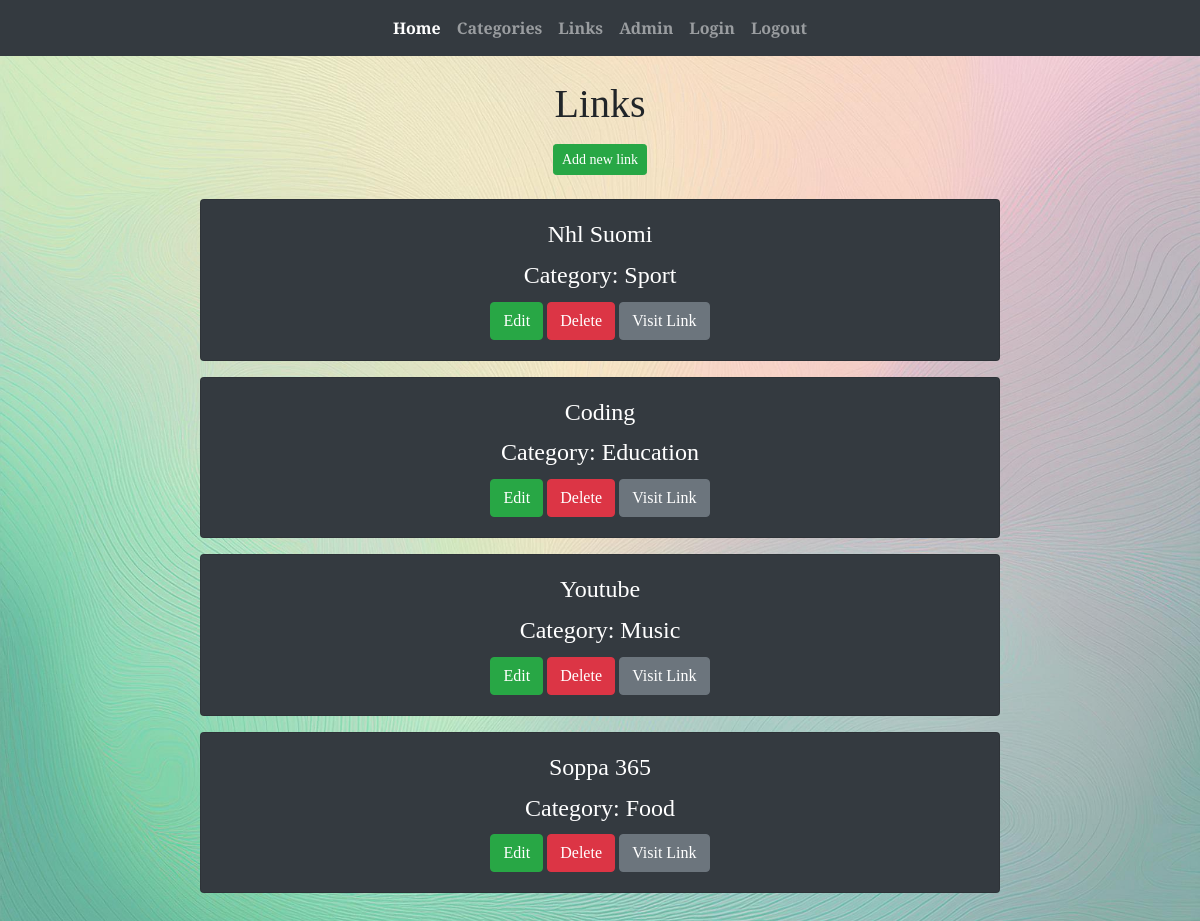
/links/ (signed in), run on an earlier commit of the app's database.
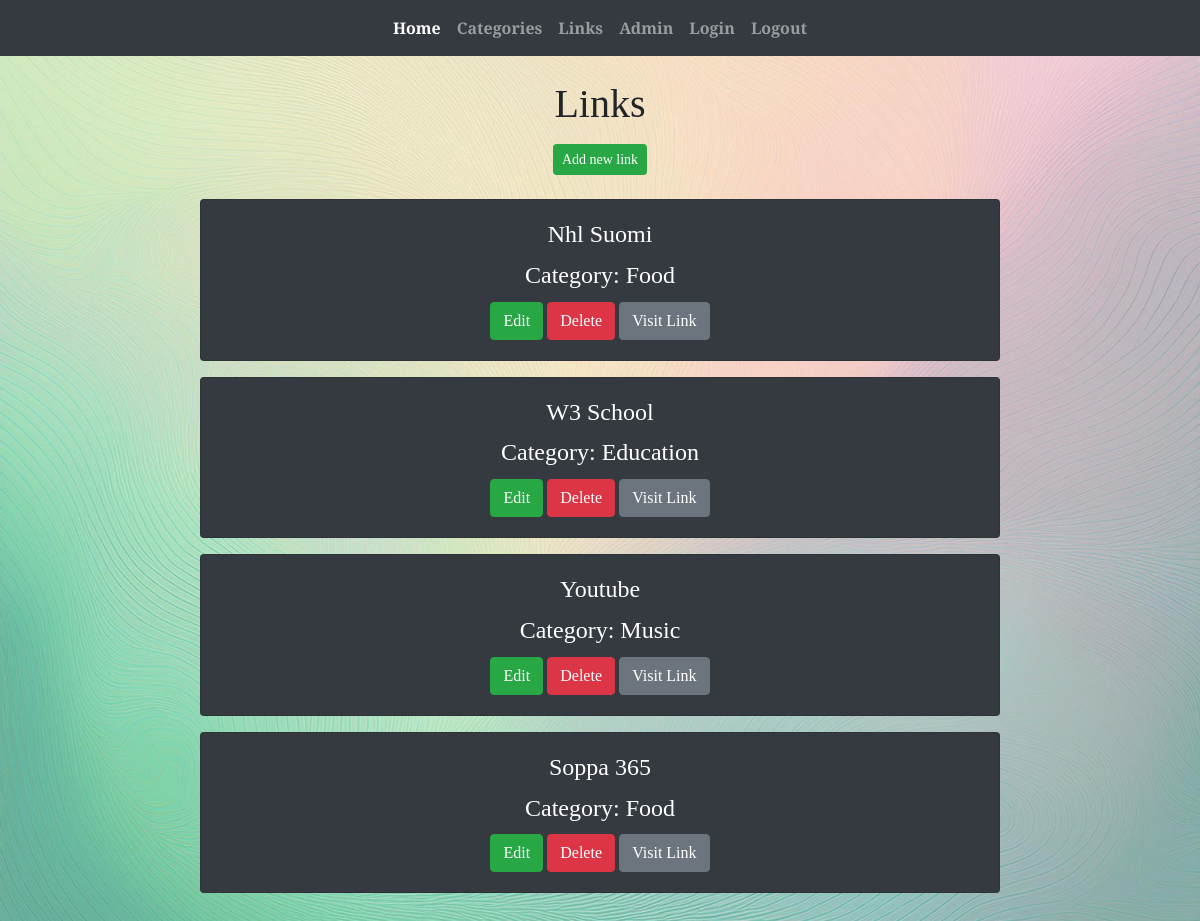
And on a later commit of the database.
### app/models.py (models this page shows, shortened)
class Link(models.Model):
    linkname = models.CharField(max_length=50, default = "link")
    category = models.ForeignKey(Category, on_delete=models.CASCADE)
    link_link = models.URLField(max_length=200, blank=True, null=True)  # Uusi kenttä hyperlinkille

class Category(models.Model):
    categoryname = models.CharField(max_length=50, default = "link")
    def __str__(self):
        return f"{self.categoryname}"

### app/views.py (the view)
# urls.py: path('links/', linklistview , name='links'),
def linklistview(request):
    if not request.user.is_authenticated:
        return render(request, 'loginpage.html')
    else:
        linklist = Link.objects.all()
        categorylist = Category.objects.all()
        context = {'links': linklist, 'categories': categorylist}
        return render(request,'linklist.html', context)

### app/templates/linklist.html (shortened to what this page needs)
{% extends 'index.html' %}
{% block content %}
<div class="container text-center playfair-display-unique1">
    <h1>Links</h1>
    <div class="d-flex justify-content-center mt-3">
        <button id="add-btn" class="btn btn-success btn-sm" onclick="showaddform()">Add new link</button>
    </div>
    <div class="d-flex flex-column align-items-center mt-4">
        {% for l in links %}
        <div class="card bg-dark text-white mb-3" style="width: 50rem;">
            <div class="card-body text-center">
                <h4 class="card-title">{{ l.linkname }}</h4>
                <h4 class="card-title">Category: {{ l.category }}</h4>
                <a href="/edit-link-get/{{ l.id }}/" class="btn btn-success">Edit</a>
                <a href="/confirm-delete-link/{{ l.id }}/" class="btn btn-danger">Delete</a>
                <a href="{{ l.link_link }}" class="btn btn-secondary" target="_blank" title="Visit {{ l.linkname }}">Visit Link</a>
            </div>
        </div>
        {% empty %}
        <div class="card bg-dark text-white" style="width: 50rem;">
            <div class="card-body">
                <p class="card-text">No links found in the database</p>
            </div>
        </div>
        {% endfor %}
    </div>
</div>
{% endblock %}

What changed in the data, as far as the page shows it:
changed Link "Nhl Suomi": category "Sport" → "Food"
changed Link "Education": linkname "Coding" → "W3 School"
